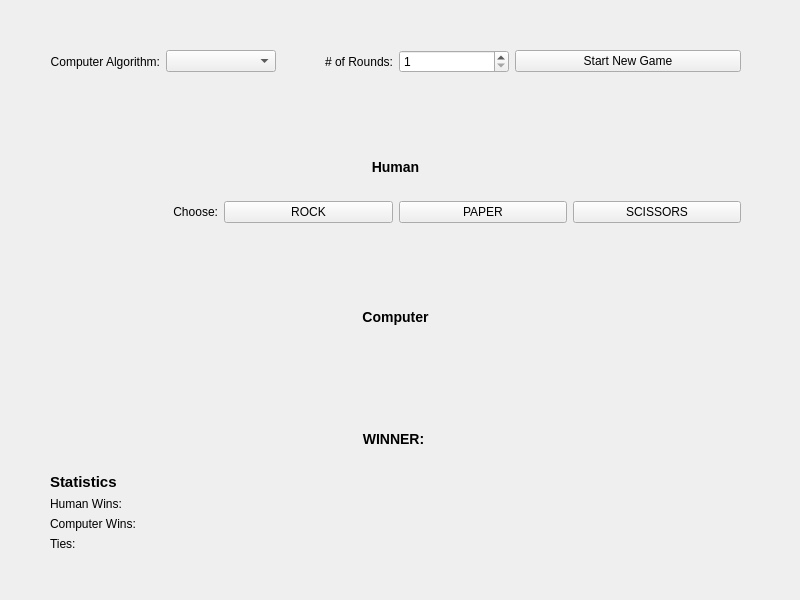
<?xml version="1.0" encoding="UTF-8"?>
<ui version="4.0">
 <class>rps_gui</class>
 <widget class="QWidget" name="rps_gui">
  <property name="geometry">
   <rect>
    <x>0</x>
    <y>0</y>
    <width>800</width>
    <height>600</height>
   </rect>
  </property>
  <property name="windowTitle">
   <string>rps_gui</string>
  </property>
  <property name="autoFillBackground">
   <bool>true</bool>
  </property>
  <widget class="QWidget" name="layoutWidget">
   <property name="geometry">
    <rect>
     <x>50</x>
     <y>50</y>
     <width>691</width>
     <height>501</height>
    </rect>
   </property>
   <layout class="QVBoxLayout" name="verticalLayout_2">
    <item>
     <layout class="QHBoxLayout" name="horizontalLayout_3">
      <item>
       <layout class="QHBoxLayout" name="horizontalLayout">
        <item>
         <widget class="QLabel" name="label_algo">
          <property name="text">
           <string>Computer Algorithm:</string>
          </property>
          <property name="alignment">
           <set>Qt::AlignmentFlag::AlignRight|Qt::AlignmentFlag::AlignTrailing|Qt::AlignmentFlag::AlignVCenter</set>
          </property>
         </widget>
        </item>
        <item>
         <widget class="QComboBox" name="combo_box_algo"/>
        </item>
       </layout>
      </item>
      <item>
       <layout class="QHBoxLayout" name="horizontalLayout_2">
        <item>
         <widget class="QLabel" name="label_num_of_rounds">
          <property name="text">
           <string># of Rounds:</string>
          </property>
          <property name="alignment">
           <set>Qt::AlignmentFlag::AlignRight|Qt::AlignmentFlag::AlignTrailing|Qt::AlignmentFlag::AlignVCenter</set>
          </property>
         </widget>
        </item>
        <item>
         <widget class="QSpinBox" name="spin_box_num_of_rounds">
          <property name="minimum">
           <number>1</number>
          </property>
          <property name="maximum">
           <number>20</number>
          </property>
         </widget>
        </item>
       </layout>
      </item>
      <item>
       <widget class="QPushButton" name="push_button_start">
        <property name="text">
         <string>Start New Game</string>
        </property>
       </widget>
      </item>
     </layout>
    </item>
    <item>
     <widget class="QLabel" name="label_current_round">
      <property name="text">
       <string>&lt;html&gt;&lt;head/&gt;&lt;body&gt;&lt;h3 style=&quot;-qt-paragraph-type:empty; margin-top:14px; margin-bottom:12px; margin-left:0px; margin-right:0px; -qt-block-indent:0; text-indent:0px; font-size:large; font-weight:700;&quot;&gt;&lt;br/&gt;&lt;/h3&gt;&lt;/body&gt;&lt;/html&gt;</string>
      </property>
      <property name="textFormat">
       <enum>Qt::TextFormat::MarkdownText</enum>
      </property>
      <property name="alignment">
       <set>Qt::AlignmentFlag::AlignCenter</set>
      </property>
     </widget>
    </item>
    <item>
     <widget class="QLabel" name="label_human">
      <property name="text">
       <string>&lt;html&gt;&lt;head/&gt;&lt;body&gt;&lt;h3 align=&quot;center&quot; style=&quot; margin-top:14px; margin-bottom:12px; margin-left:0px; margin-right:0px; -qt-block-indent:0; text-indent:0px;&quot;&gt;&lt;span style=&quot; font-size:large; font-weight:700;&quot;&gt;Human&lt;/span&gt;&lt;/h3&gt;&lt;/body&gt;&lt;/html&gt;</string>
      </property>
      <property name="alignment">
       <set>Qt::AlignmentFlag::AlignCenter</set>
      </property>
     </widget>
    </item>
    <item>
     <layout class="QHBoxLayout" name="horizontalLayout_4">
      <item>
       <widget class="QLabel" name="label_choose">
        <property name="text">
         <string>Choose:</string>
        </property>
        <property name="alignment">
         <set>Qt::AlignmentFlag::AlignRight|Qt::AlignmentFlag::AlignTrailing|Qt::AlignmentFlag::AlignVCenter</set>
        </property>
       </widget>
      </item>
      <item>
       <widget class="QPushButton" name="push_button_rock">
        <property name="text">
         <string>ROCK</string>
        </property>
       </widget>
      </item>
      <item>
       <widget class="QPushButton" name="push_button_paper">
        <property name="text">
         <string>PAPER</string>
        </property>
       </widget>
      </item>
      <item>
       <widget class="QPushButton" name="push_button_scissors">
        <property name="text">
         <string>SCISSORS</string>
        </property>
       </widget>
      </item>
     </layout>
    </item>
    <item>
     <widget class="QLabel" name="label_human_choice">
      <property name="text">
       <string/>
      </property>
      <property name="alignment">
       <set>Qt::AlignmentFlag::AlignCenter</set>
      </property>
     </widget>
    </item>
    <item>
     <widget class="QLabel" name="label_computer">
      <property name="text">
       <string>&lt;html&gt;&lt;head/&gt;&lt;body&gt;&lt;h3 align=&quot;center&quot; style=&quot; margin-top:14px; margin-bottom:12px; margin-left:0px; margin-right:0px; -qt-block-indent:0; text-indent:0px;&quot;&gt;&lt;span style=&quot; font-size:large; font-weight:700;&quot;&gt;Computer&lt;/span&gt;&lt;/h3&gt;&lt;/body&gt;&lt;/html&gt;</string>
      </property>
      <property name="alignment">
       <set>Qt::AlignmentFlag::AlignCenter</set>
      </property>
     </widget>
    </item>
    <item>
     <widget class="QLabel" name="label_computer_choice">
      <property name="text">
       <string/>
      </property>
      <property name="alignment">
       <set>Qt::AlignmentFlag::AlignCenter</set>
      </property>
     </widget>
    </item>
    <item>
     <widget class="QLabel" name="label_winner">
      <property name="text">
       <string>&lt;html&gt;&lt;head/&gt;&lt;body&gt;&lt;h3 align=&quot;center&quot; style=&quot; margin-top:14px; margin-bottom:12px; margin-left:0px; margin-right:0px; -qt-block-indent:0; text-indent:0px;&quot;&gt;&lt;span style=&quot; font-size:large; font-weight:700;&quot;&gt;WINNER: &lt;/span&gt;&lt;/h3&gt;&lt;/body&gt;&lt;/html&gt;</string>
      </property>
     </widget>
    </item>
    <item>
     <layout class="QVBoxLayout" name="verticalLayout">
      <item>
       <widget class="QLabel" name="label_stats">
        <property name="text">
         <string>&lt;html&gt;&lt;head/&gt;&lt;body&gt;&lt;p&gt;&lt;span style=&quot; font-size:11pt; font-weight:700;&quot;&gt;Statistics&lt;/span&gt;&lt;/p&gt;&lt;/body&gt;&lt;/html&gt;</string>
        </property>
       </widget>
      </item>
      <item>
       <widget class="QLabel" name="label_human_wins">
        <property name="text">
         <string>Human Wins: </string>
        </property>
       </widget>
      </item>
      <item>
       <widget class="QLabel" name="label_computer_wins">
        <property name="text">
         <string>Computer Wins: </string>
        </property>
       </widget>
      </item>
      <item>
       <widget class="QLabel" name="label_ties">
        <property name="text">
         <string>Ties: </string>
        </property>
       </widget>
      </item>
     </layout>
    </item>
   </layout>
  </widget>
 </widget>
 <resources/>
 <connections/>
</ui>
